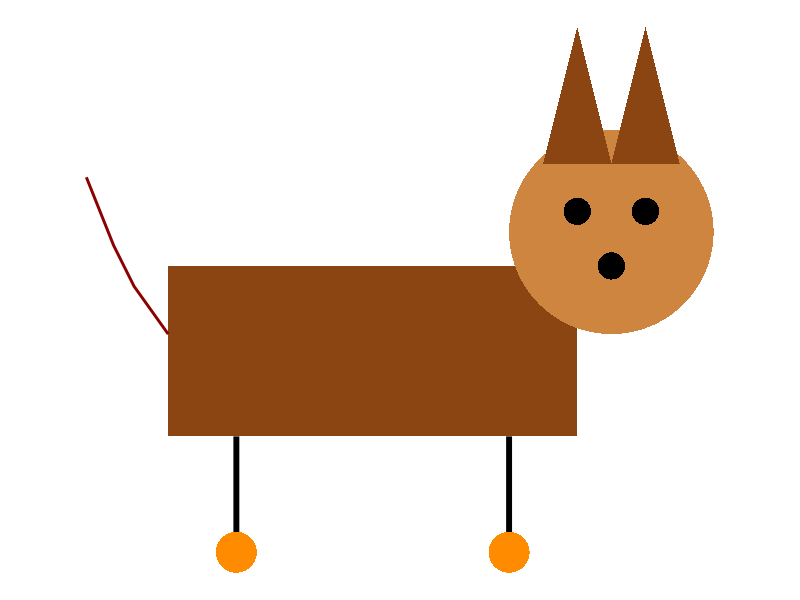

Write the R code that produced this figure.
## ---- chunk 1
# Load necessary libraries
library(tidyverse)
library(ggplot2)
## ---- chunk 2

# Create a function to generate a circle, useful for head and eyes
generate_circle <- function(center = c(0, 0), radius = 1, npoints = 100){
  theta <- seq(0, 2 * pi, length.out = npoints)
  x <- center[1] + radius * cos(theta)
  y <- center[2] + radius * sin(theta)
  return(data.frame(x = x, y = y))
}

# Body of the dog
body <- data.frame(
  x = c(2, 8, 8, 2), 
  y = c(2.5, 2.5, 5, 5)
)

# Head - circle shape
head <- generate_circle(center = c(8.5, 5.5), radius = 1.5)

# Ears - triangles
left_ear <- data.frame(x = c(7.5, 8, 8.5), y = c(6.5, 8.5, 6.5))
right_ear <- data.frame(x = c(8.5, 9, 9.5), y = c(6.5, 8.5, 6.5))

# Eyes - smaller circles
left_eye <- generate_circle(center = c(8, 5.8), radius = 0.2)
right_eye <- generate_circle(center = c(9, 5.8), radius = 0.2)

# Nose - small circle
nose <- generate_circle(center = c(8.5, 5), radius = 0.2)

# Tail - a curve (approximated by multiple points)
tail <- data.frame(
  x = c(2, 1.5, 1.2, 1, 0.8), 
  y = c(4, 4.7, 5.3, 5.8, 6.3)
)

# Legs - line segments
left_leg <- data.frame(x = c(3, 3), y = c(2.5, 1))
right_leg <- data.frame(x = c(7, 7), y = c(2.5, 1))

# Paws - circles at the bottom of the legs
left_paw <- generate_circle(center = c(3, 0.8), radius = 0.3)
right_paw <- generate_circle(center = c(7, 0.8), radius = 0.3)

# Plot the dog
ggplot() +
  # Draw the body
  geom_polygon(data = body, aes(x = x, y = y), fill = "saddlebrown") +
  
  # Draw the head
  geom_polygon(data = head, aes(x = x, y = y), fill = "peru") +
  
  # Draw the ears
  geom_polygon(data = left_ear, aes(x = x, y = y), fill = "saddlebrown") +
  geom_polygon(data = right_ear, aes(x = x, y = y), fill = "saddlebrown") +
  
  # Draw the eyes
  geom_polygon(data = left_eye, aes(x = x, y = y), fill = "black") +
  geom_polygon(data = right_eye, aes(x = x, y = y), fill = "black") +
  
  # Draw the nose
  geom_polygon(data = nose, aes(x = x, y = y), fill = "black") +
  
  # Draw the legs
  geom_segment(aes(x = left_leg$x[1], y = left_leg$y[1], 
                   xend = left_leg$x[2], yend = left_leg$y[2]), size = 2) +
  geom_segment(aes(x = right_leg$x[1], y = right_leg$y[1], 
                   xend = right_leg$x[2], yend = right_leg$y[2]), size = 2) +
  
  # Draw the paws
  geom_polygon(data = left_paw, aes(x = x, y = y), fill = "darkorange") +
  geom_polygon(data = right_paw, aes(x = x, y = y), fill = "darkorange") +
  
  # Draw the tail
  geom_line(data = tail, aes(x = x, y = y), size = 1, color = "darkred") +
  
  # Theme and final adjustments
  coord_fixed() +  # Ensure fixed aspect ratio
  theme_void()     # Remove axes and background


## ---- chunk 3
fire = 2+2
## ---- chunk 4
random_vector <- c(1,4,6,4,9,6,2,3,5)
## ---- chunk 5
print("Hej til tirsdagen, vær søde ved hinanden")
## ---- chunk 6

hey <- 1000 + 60

print(hey)
## ---- chunk 7
2+2
#er det lig 4!?
